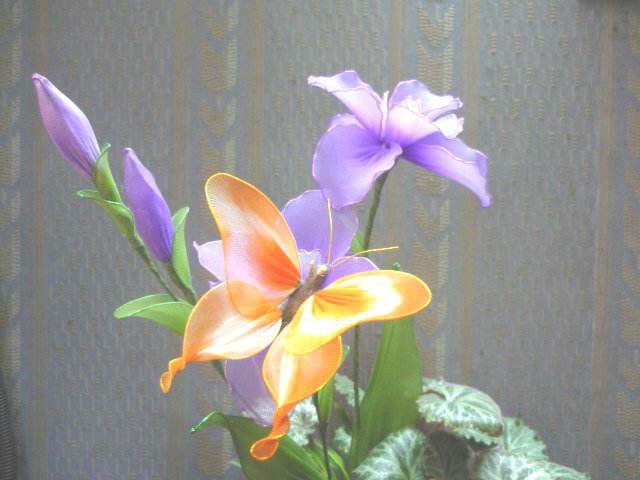
#> input picture datas/f4.jpg, 640 x 480 px
$ jupyter execute '23-灰度级分层.ipynb'   (shell and % lines are left out)
#> lines starting #> are read from the running program, lines starting #| are printed output that depends on the picture; after the words box and inside, x2 and y2 are one past the last pixel; in counts of white or black regions, pixels touching at a corner belong together
# 灰度级分层

[cell 1]
import matplotlib.pyplot as plt
import cv2
import numpy as np

[cell 2]
src = cv2.imread('../datas/f4.jpg')
#> src is the input picture: shape (480, 640, 3); mean B, G, R 142.8, 147.8, 150.1
rgb = cv2.cvtColor(src,cv2.COLOR_BGR2RGB)
gray = cv2.cvtColor(src,cv2.COLOR_BGR2GRAY)
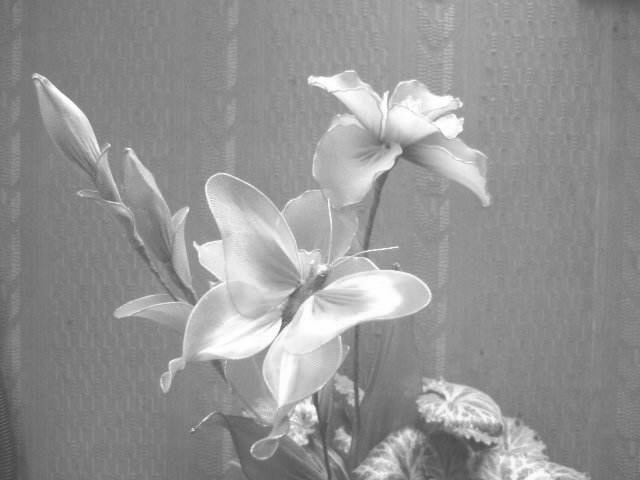
#> gray: shape (480, 640); min 66, max 255, mean 147.9

[cell 3]
def gray_layered(src,mmin=150,mmax=200):
#> called with mmin = 150, mmax = 200
    idx = (src <= mmin)
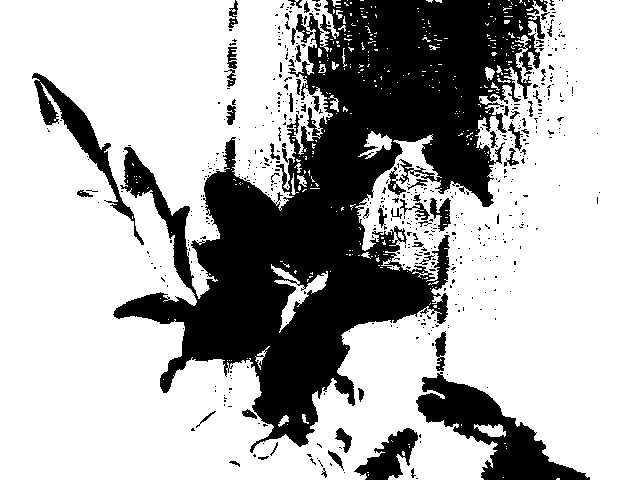
#> idx: shape (480, 640) bool; 69.7% white; 552 black regions (495 under 20 px), largest, box (x1, y1, x2, y2) and area: (113, 0, 545, 453) 76311, (416, 372, 590, 480) 6731, (32, 73, 144, 245) 2742
    dst = np.zeros_like(src)
    dst[idx] = 0
    dst[~idx] = 255
    return dst.astype(np.uint8)

[cell 4]
dst = gray_layered(gray)

$ run again, with datas/f1.jpg copied over datas/f4.jpg
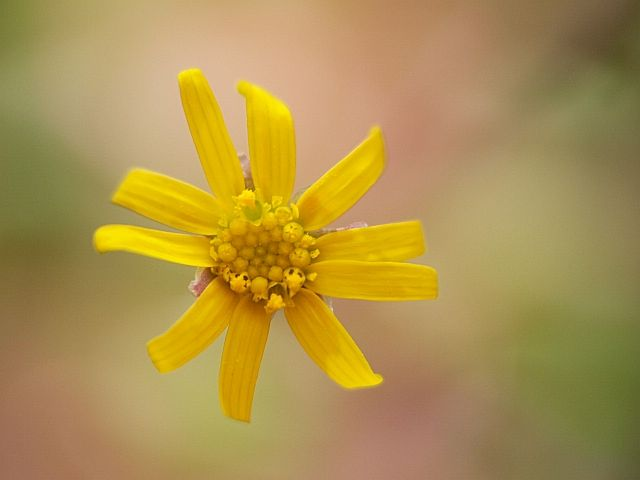
#> input picture datas/f1.jpg, 640 x 480 px
#> src is the input picture: shape (480, 640, 3); mean B, G, R 78.8, 145.8, 173.2
#> `gray = cv2.cvtColor(src,cv2.COLOR_BGR2GRAY)`:
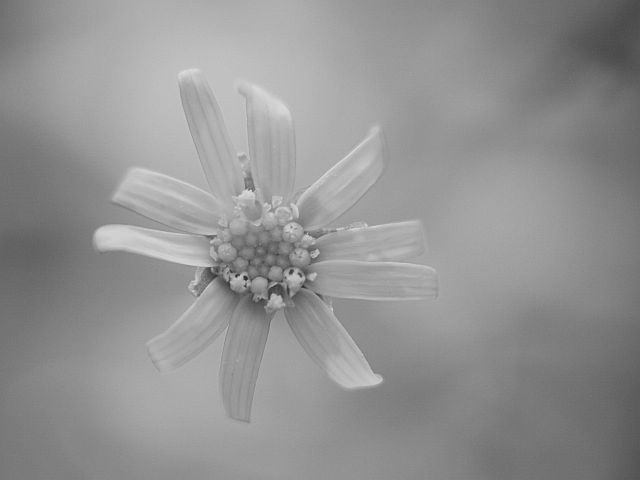
#> gray: shape (480, 640); min 40, max 222, mean 146.4
#> in gray_layered, `idx = (src <= mmin)`:
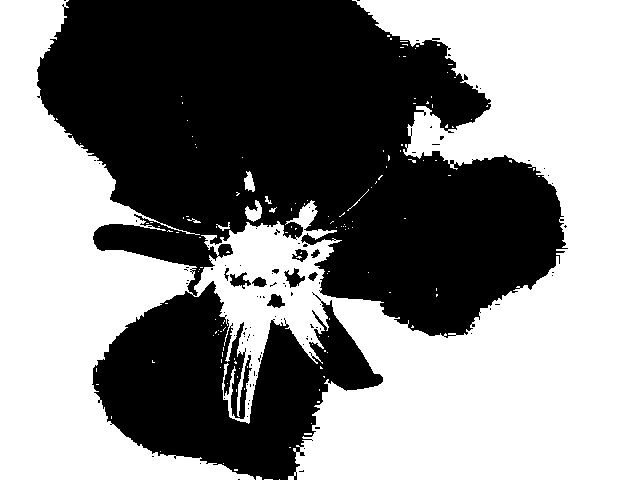
#> idx: shape (480, 640) bool; 53.4% white; 96 black regions (86 under 20 px), largest, box (x1, y1, x2, y2) and area: (37, 0, 568, 480) 141966, (284, 268, 305, 288) 201, (230, 272, 251, 289) 173

$ run again, with datas/f3.jpg copied over datas/f4.jpg
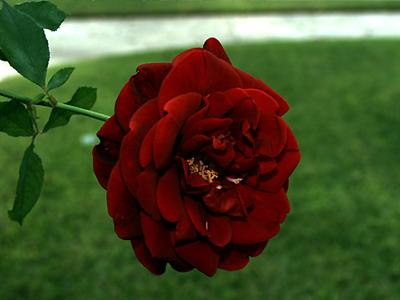
#> input picture datas/f3.jpg, 400 x 300 px
#> src is the input picture: shape (300, 400, 3); mean B, G, R 41.2, 78.6, 72.4
#> `gray = cv2.cvtColor(src,cv2.COLOR_BGR2GRAY)`:
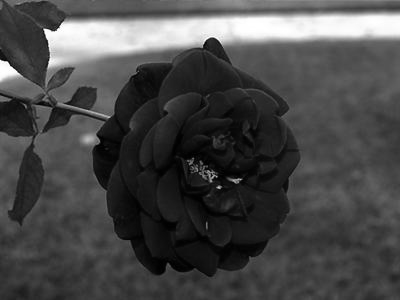
#> gray: shape (300, 400); min 0, max 255, mean 72.5
#> in gray_layered, `idx = (src <= mmin)`:
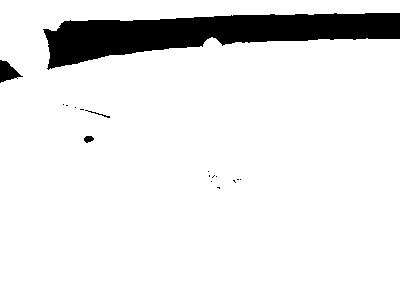
#> idx: shape (300, 400) bool; 90.9% white; 17 black regions (13 under 20 px), largest, box (x1, y1, x2, y2) and area: (43, 13, 400, 70) 10506, (0, 60, 23, 83) 287, (84, 136, 94, 143) 51, (85, 110, 110, 118) 34
